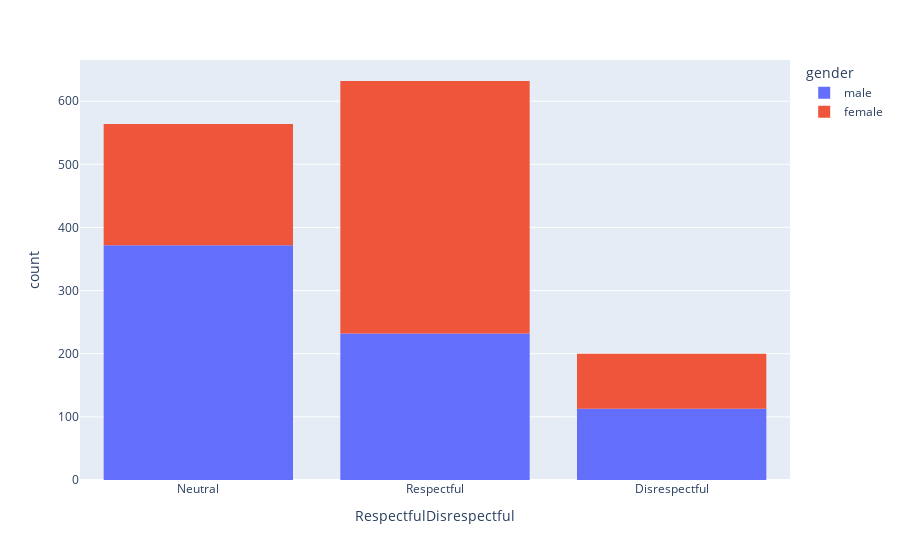

The code cell stored with this chart in its notebook:
### Markdown cell above
### Respectful/disresepectful colored by gender

### Code cell
fig = px.histogram(agg, x = 'RespectfulDisrespectful', color = 'gender')
fig.show()

### Figure 1 — Plotly figure (JSON) as saved in the notebook; plotly's stock layout.template omitted (floating-point values rounded to 4 significant figures; data arrays with more than 128 entries replaced by an {"elided": "..."} marker saying what was removed)
{"data": [{"alignmentgroup": "True", "bingroup": "x", "hovertemplate": "gender=male<br>RespectfulDisrespectful=%{x}<br>count=%{y}<extra></extra>", "legendgroup": "male", "marker": {"color": "#636efa", "pattern": {"shape": ""}}, "name": "male", "offsetgroup": "male", "orientation": "v", "showlegend": true, "type": "histogram", "x": {"elided": "722 str values"}, "xaxis": "x", "yaxis": "y"}, {"alignmentgroup": "True", "bingroup": "x", "hovertemplate": "gender=female<br>RespectfulDisrespectful=%{x}<br>count=%{y}<extra></extra>", "legendgroup": "female", "marker": {"color": "#EF553B", "pattern": {"shape": ""}}, "name": "female", "offsetgroup": "female", "orientation": "v", "showlegend": true, "type": "histogram", "x": {"elided": "681 str values"}, "xaxis": "x", "yaxis": "y"}], "layout": {"barmode": "relative", "legend": {"title": {"text": "gender"}, "tracegroupgap": 0}, "margin": {"t": 60}, "xaxis": {"anchor": "y", "domain": [0, 1], "title": {"text": "RespectfulDisrespectful"}}, "yaxis": {"anchor": "x", "domain": [0, 1], "title": {"text": "count"}}}}
